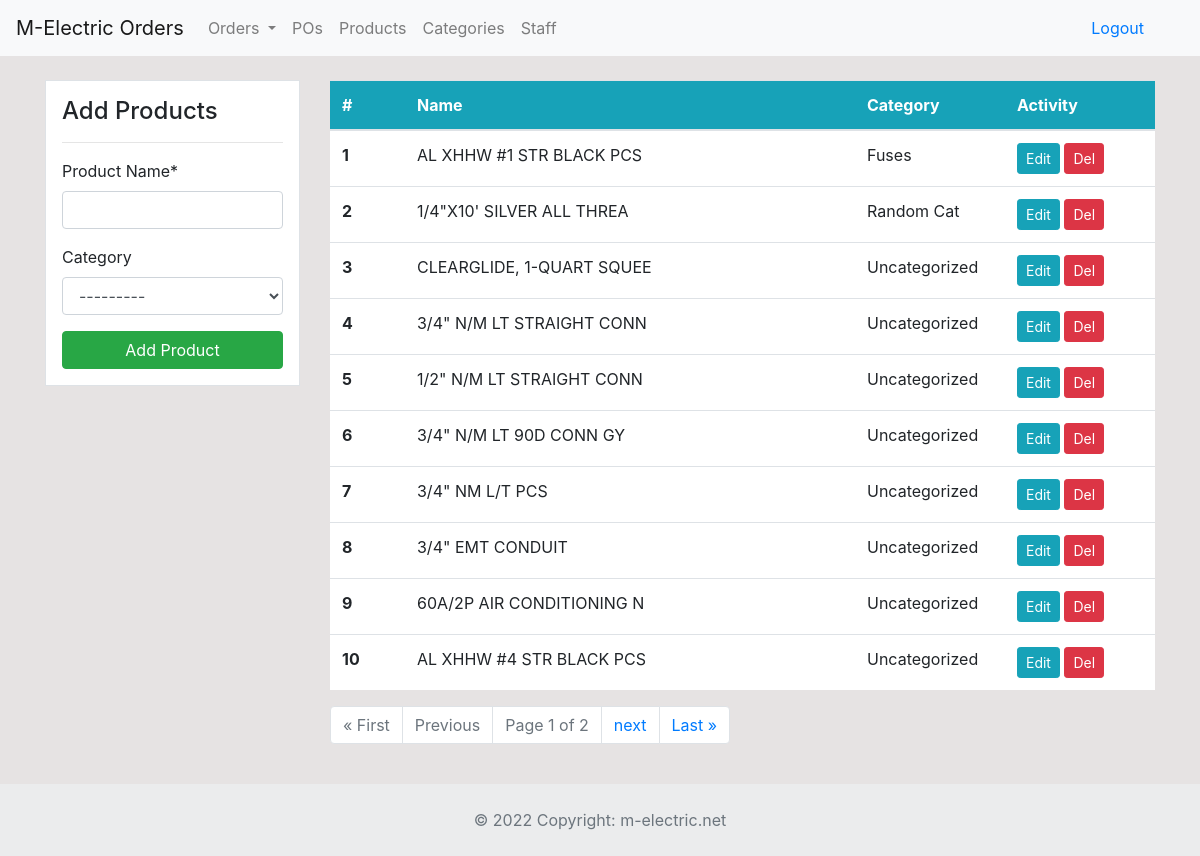
/products (signed in), run on the app's committed database.
### dashboard/models.py (models this page shows, shortened)
class Product(models.Model):
	product_name = models.CharField('Product Name', max_length=100)
	category = models.ForeignKey(Category, blank=True, null=True, on_delete=models.CASCADE)

class Category(models.Model):
	category_name = models.CharField('Category', max_length=50)
	def __str__(self):
		return self.category_name

### dashboard/views.py (the view)
# urls.py: path('products', views.products, name='products'),
@login_required
def products(request):
    products_list = Product.objects.all().order_by('-id')
    products_paginator = Paginator(Product.objects.all().order_by('-id'), 10)
    requested_page = request.GET.get('page')
    all_products = products_paginator.get_page(requested_page)
    if request.method == 'POST':
        form = ProductForm(request.POST)
        if form.is_valid:
            form.save()
            return redirect('products')
    else:
        form = ProductForm()
    context = {
        'products_list': products_list,
        'form': form,
        'all_products': all_products
    }
    return render(request, 'dashboard/products.html', context)

### dashboard/forms.py
class ProductForm(forms.ModelForm):
    class Meta:
        model = Product
        fields = ['product_name','category']

### templates/dashboard/products.html (shortened to what this page needs)
{% extends 'partials/base.html' %}
{% load crispy_forms_tags %}
{% block content %}
{% if user.is_authenticated and user.is_staff %}
<div class="container">
    <div class="row my-4">
        <div class="col-md-3">
            <div class="border bg-white p-3">
                <h4>Add Products</h4>
                <hr>
                <form method="POST">
                    {{ form|crispy }}
                    <input class="btn btn-success btn-block" type="submit" value="Add Product">
                </form>
            </div>
        </div>
        <div class="col-md-9">
            <table class="table bg-white">
                <thead class="bg-info">
                    <tr class="text-white">
                        <th scope="col" class="col-1" >#</th>
                        <th scope="col" class="col-6">Name</th>
                        <th scope="col" class="col-2">Category</th>
                        <th scope="col" class="col-2">Activity</th>
                    </tr>
                </thead>
                <tbody>
                    {% for product in all_products %}
                    <tr>
                        <th scope="row">{{ forloop.counter }}</th>
                        <td>{{ product.product_name }}</td>
                            {% if product.category %}
                            <td>{{ product.category }}</td>
                            {% else %}
                            <td>Uncategorized</td>
                            {% endif %}
                        <td>
                            <a class="btn btn-info btn-sm" href="{% url 'product-update' product.id %}">Edit</a>
                            <a class="btn btn-danger btn-sm" href="{% url 'product-delete' product.id %}">Del</a>
                        </td>
                    </tr>
                    {% endfor %}
                </tbody>
            </table>
            <nav aria-label="Page navigation example">
                <ul class="pagination">
                    {% if all_products.has_previous %}
                    <li class="page-item"><a href="?page=1" class="page-link"> &laquo; First </a></li>
                    <li class="page-item"><a href="?page={{all_products.previous_page_number}}" class="page-link">Previous</a></li>
                    {% else %}
                    <li class="page-item disabled"><a href="#" class="page-link"> &laquo; First </a></li>
                    <li class="page-item disabled"><a href="#" class="page-link">Previous</a></li>
                    {% endif %}
                    <li class="page-item disabled">
                        <a href="#" class="page-link">Page {{all_products.number}} of {{all_products.paginator.num_pages}}</a>
                    </li>
                    {% if all_products.has_next %}
                    <li class="page-item"><a class="page-link" href="?page={{all_products.next_page_number}}">next</a></li>
                    <li class="page-item"><a class="page-link" href="?page={{all_products.paginator.num_pages}}">Last &raquo;</a></li>
                    {% else %}
                    <li class="page-item disabled"><a class="page-link" href="#">next</a></li>
                    <li class="page-item disabled"><a class="page-link" href="#">Last &raquo;</a></li>
                    {% endif %}
                </ul>
            </nav>
        </div>
    </div>
</div>
{% endif %}
{% endblock %}
{% block footer %}
{% include 'partials/footer.html' %}
{% endblock %}

### static/style.css (style rules this page uses)
body { background: rgb(230, 227, 227); }

### data on the page
Product: product_name "AL XHHW #1 STR BLACK PCS", category "Fuses"
Product: product_name "1/4\"X10' SILVER ALL THREA", category "Random Cat"
Product: product_name "CLEARGLIDE, 1-QUART SQUEE", shows "Uncategorized"
Product: product_name "3/4\" N/M LT STRAIGHT CONN", shows "Uncategorized"
Product: product_name "1/2\" N/M LT STRAIGHT CONN", shows "Uncategorized"
Product: product_name "3/4\" N/M LT 90D CONN GY", shows "Uncategorized"
Product: product_name "3/4\" NM L/T PCS", shows "Uncategorized"
Product: product_name "3/4\" EMT CONDUIT", shows "Uncategorized"
Product: product_name "60A/2P AIR CONDITIONING N", shows "Uncategorized"
Product: product_name "AL XHHW #4 STR BLACK PCS", shows "Uncategorized"

### other printed values
{{ all_products.number }} "1"
{{ all_products.paginator.num_pages }} "2"
